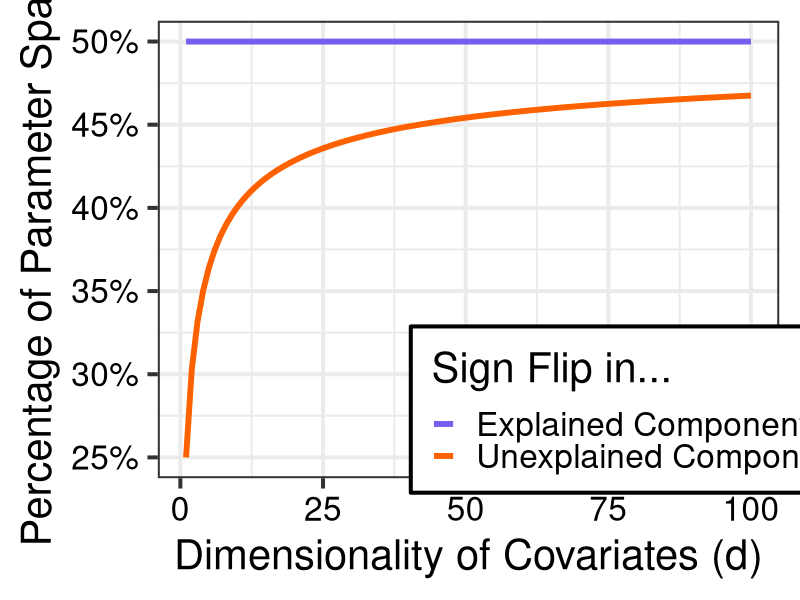

This figure's R source:
# Libraries ---------------------------------------------------------------
library(here)
library(tidyr)
library(dplyr)
library(purrr)
library(glue)
library(ggplot2)

# Helpers -----------------------------------------------------------------
pirwinhall = function(x, n) {
  if (n > 80) {
    pirwinhall_approx(x, n)
  } else {
    pirwinhall_exact(x, n)
  }
}

pirwinhall_exact = function(x, n) {
  
  sapply(x, 
         \(xx) {
           k = seq(0, floor(xx))
           sum((-1)**k * choose(n, k) * (xx - k)**n) / factorial(n)
         })
}

pirwinhall_approx = function(x, n) {
  pnorm(x, mean = n / 2, sd = sqrt(n / 12))
}

dirwinhall = function(x, n) {
  if (n > 50) {
    dirwinhall_approx(x, n)
  } else {
    dirwinhall_exact(x, n)
  }
}

dirwinhall_exact = function(x, n) {
  
  sapply(x, 
         \(xx) {
           k = seq(0, floor(xx))
           sum((-1)**k * choose(n, k) * (xx - k)**{n-1}) / factorial(n-1)
         })
}

dirwinhall_approx = function(x, n) {
  dnorm(x, mean = n / 2, sd = sqrt(n / 12))
}


pr_signflip = function(d, m) {
  
  lower = integrate(\(i) (1 - pirwinhall(x = d + 1 - i, n = 2*d)) * dirwinhall(x = i, n = 2),
                    lower = 0,
                    upper = 1)$value
  
  upper = integrate(\(i) pirwinhall(x = d + 1 - i, n = 2*d) * dirwinhall(x = i, n = 2),
                    lower = 1,
                    upper = 2)$value
  
  lower + upper
}


# Setup --------------------------------------------------------------------
design = tidyr::crossing(d = 1:100,
                         m = 10)
tb = dplyr::mutate(design,
                   pr_unexplained = purrr::pmap_dbl(design, pr_signflip),
                   pr_explained   = 0.5) |> 
  pivot_longer(c(pr_explained, pr_unexplained),
               names_prefix = 'pr_',
               names_to = 'component',
               values_to = 'pr') |> 
  mutate(component = ifelse(component == 'explained',
                            'Explained Component',
                            'Unexplained Component'))


# Plot ---------------------------------------------------------------------
gg = ggplot(tb,
            aes(x = d, y = pr, color = component)) +
  labs(x     = "Dimensionality of Covariates (d)",
       y     = "Percentage of Parameter Space",
       color = "Sign Flip in...") +
  theme_bw(base_size = 30) +
  theme(axis.text       = element_text(color = 'black'),
        legend.position = "inside",
        legend.position.inside = c(0.775, 0.15),
        legend.background = element_rect(colour = "black")) +
  scale_color_manual(values = c('Explained Component'   = '#785EF0',
                                'Unexplained Component' = '#FE6100')) +
  scale_y_continuous(labels = scales::percent) +
  geom_line(linewidth = 2)

ggsave(here('Sections', 'Figures', 'prob_unexplained.pdf'),
       gg, 
       width = 11, height = 8, units = "in")
